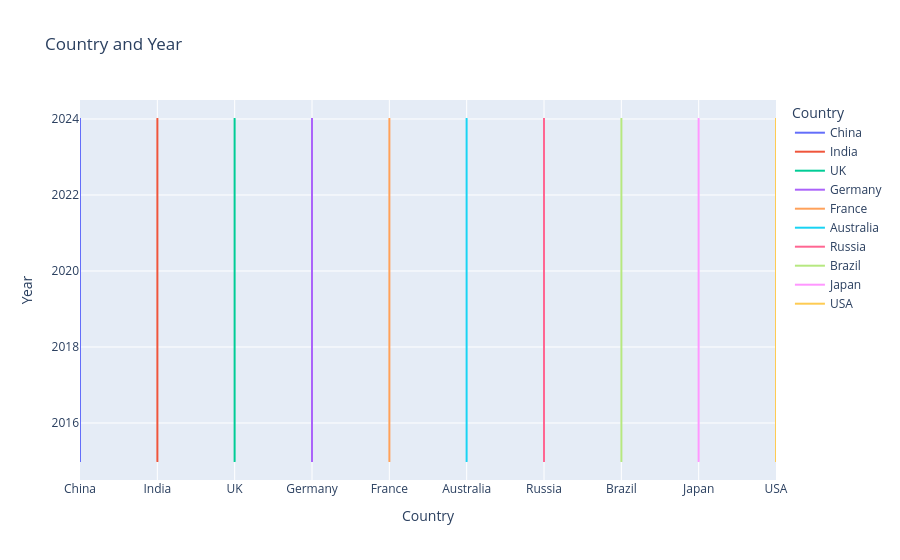

The notebook cell this image was saved under:
### Code cell
fix=px.line(df,x="Country",y="Year",color="Country",title=" Country and Year ")
fix.show()

### Figure 1 — Plotly figure (JSON) as saved in the notebook; plotly's stock layout.template omitted (floating-point values rounded to 4 significant figures; data arrays with more than 128 entries replaced by an {"elided": "..."} marker saying what was removed)
{"data": [{"hovertemplate": "Country=%{x}<br>Year=%{y}<extra></extra>", "legendgroup": "China", "line": {"color": "#636efa", "dash": "solid"}, "marker": {"symbol": "circle"}, "mode": "lines", "name": "China", "showlegend": true, "type": "scattergl", "x": {"elided": "281 str values"}, "xaxis": "x", "y": {"elided": "281 int values"}, "yaxis": "y"}, {"hovertemplate": "Country=%{x}<br>Year=%{y}<extra></extra>", "legendgroup": "India", "line": {"color": "#EF553B", "dash": "solid"}, "marker": {"symbol": "circle"}, "mode": "lines", "name": "India", "showlegend": true, "type": "scattergl", "x": {"elided": "308 str values"}, "xaxis": "x", "y": {"elided": "308 int values"}, "yaxis": "y"}, {"hovertemplate": "Country=%{x}<br>Year=%{y}<extra></extra>", "legendgroup": "UK", "line": {"color": "#00cc96", "dash": "solid"}, "marker": {"symbol": "circle"}, "mode": "lines", "name": "UK", "showlegend": true, "type": "scattergl", "x": {"elided": "321 str values"}, "xaxis": "x", "y": {"elided": "321 int values"}, "yaxis": "y"}, {"hovertemplate": "Country=%{x}<br>Year=%{y}<extra></extra>", "legendgroup": "Germany", "line": {"color": "#ab63fa", "dash": "solid"}, "marker": {"symbol": "circle"}, "mode": "lines", "name": "Germany", "showlegend": true, "type": "scattergl", "x": {"elided": "291 str values"}, "xaxis": "x", "y": {"elided": "291 int values"}, "yaxis": "y"}, {"hovertemplate": "Country=%{x}<br>Year=%{y}<extra></extra>", "legendgroup": "France", "line": {"color": "#FFA15A", "dash": "solid"}, "marker": {"symbol": "circle"}, "mode": "lines", "name": "France", "showlegend": true, "type": "scattergl", "x": {"elided": "305 str values"}, "xaxis": "x", "y": {"elided": "305 int values"}, "yaxis": "y"}, {"hovertemplate": "Country=%{x}<br>Year=%{y}<extra></extra>", "legendgroup": "Australia", "line": {"color": "#19d3f3", "dash": "solid"}, "marker": {"symbol": "circle"}, "mode": "lines", "name": "Australia", "showlegend": true, "type": "scattergl", "x": {"elided": "297 str values"}, "xaxis": "x", "y": {"elided": "297 int values"}, "yaxis": "y"}, {"hovertemplate": "Country=%{x}<br>Year=%{y}<extra></extra>", "legendgroup": "Russia", "line": {"color": "#FF6692", "dash": "solid"}, "marker": {"symbol": "circle"}, "mode": "lines", "name": "Russia", "showlegend": true, "type": "scattergl", "x": {"elided": "295 str values"}, "xaxis": "x", "y": {"elided": "295 int values"}, "yaxis": "y"}, {"hovertemplate": "Country=%{x}<br>Year=%{y}<extra></extra>", "legendgroup": "Brazil", "line": {"color": "#B6E880", "dash": "solid"}, "marker": {"symbol": "circle"}, "mode": "lines", "name": "Brazil", "showlegend": true, "type": "scattergl", "x": {"elided": "310 str values"}, "xaxis": "x", "y": {"elided": "310 int values"}, "yaxis": "y"}, {"hovertemplate": "Country=%{x}<br>Year=%{y}<extra></extra>", "legendgroup": "Japan", "line": {"color": "#FF97FF", "dash": "solid"}, "marker": {"symbol": "circle"}, "mode": "lines", "name": "Japan", "showlegend": true, "type": "scattergl", "x": {"elided": "305 str values"}, "xaxis": "x", "y": {"elided": "305 int values"}, "yaxis": "y"}, {"hovertemplate": "Country=%{x}<br>Year=%{y}<extra></extra>", "legendgroup": "USA", "line": {"color": "#FECB52", "dash": "solid"}, "marker": {"symbol": "circle"}, "mode": "lines", "name": "USA", "showlegend": true, "type": "scattergl", "x": {"elided": "287 str values"}, "xaxis": "x", "y": {"elided": "287 int values"}, "yaxis": "y"}], "layout": {"legend": {"title": {"text": "Country"}, "tracegroupgap": 0}, "title": {"text": " Country and Year "}, "xaxis": {"anchor": "y", "categoryarray": ["China", "India", "UK", "Germany", "France", "Australia", "Russia", "Brazil", "Japan", "USA"], "categoryorder": "array", "domain": [0, 1], "title": {"text": "Country"}}, "yaxis": {"anchor": "x", "domain": [0, 1], "title": {"text": "Year"}}}}
